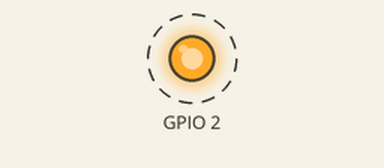
Recording of a program running on a simulated ESP32. Parts: output pins drawn as LEDs (lit = HIGH). Dashed ring = blinking. What the program prints to the serial monitor is not drawn.

Above: at 0.62 s.
Timing chart, 0 to 3.5 s (numbered marks = the images above):
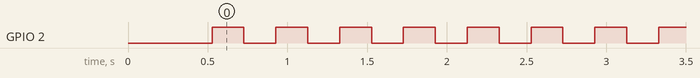

The program:

main.cpp
```cpp
#include <Arduino.h>
#include <freertos/task.h>

void blinkyTaskRun(void* kvargs);

void setup() {
        Serial.begin(9600);
        pinMode(2, OUTPUT);

        delay(500);
        xTaskCreate(blinkyTaskRun, "Blinky", 1024, NULL, 5, NULL);

        Serial.println("Blinky Task Created!!!");
}

void loop() {
        Serial.println("Main Loop Running");
        delay(50);
}

void blinkyTaskRun(void* kvargs)
{
        Serial.println("Blinky task starts to run!!!");
        while (true) {
                Serial.println("Flashing LED On");
                digitalWrite(2, HIGH);
                delay(200);
                digitalWrite(2, LOW);
                Serial.println("Flashing LED Off");
                delay(200);
        }
}
```

Measured:
- by itself, GPIO 2: alternates HIGH for 0.20 s and LOW for 0.20 s
